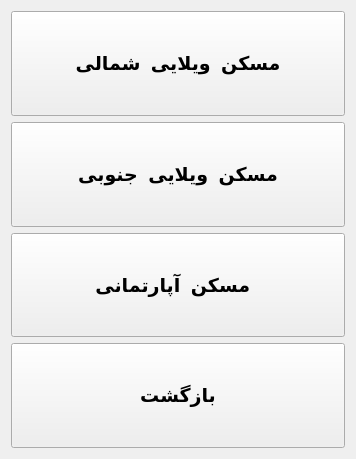
<?xml version="1.0" encoding="UTF-8"?>
<ui version="4.0">
 <class>Building</class>
 <widget class="QWidget" name="Building">
  <property name="geometry">
   <rect>
    <x>0</x>
    <y>0</y>
    <width>356</width>
    <height>459</height>
   </rect>
  </property>
  <property name="windowTitle">
   <string>Form</string>
  </property>
  <layout class="QVBoxLayout" name="verticalLayout_2">
   <item>
    <layout class="QVBoxLayout" name="verticalLayout">
     <item>
      <widget class="QPushButton" name="pushButton">
       <property name="sizePolicy">
        <sizepolicy hsizetype="Minimum" vsizetype="Preferred">
         <horstretch>0</horstretch>
         <verstretch>0</verstretch>
        </sizepolicy>
       </property>
       <property name="font">
        <font>
         <pointsize>14</pointsize>
         <weight>75</weight>
         <bold>true</bold>
        </font>
       </property>
       <property name="text">
        <string>مسکن  ویلایی  شمالی</string>
       </property>
      </widget>
     </item>
     <item>
      <widget class="QPushButton" name="pushButton_3">
       <property name="sizePolicy">
        <sizepolicy hsizetype="Minimum" vsizetype="Preferred">
         <horstretch>0</horstretch>
         <verstretch>0</verstretch>
        </sizepolicy>
       </property>
       <property name="font">
        <font>
         <pointsize>14</pointsize>
         <weight>75</weight>
         <bold>true</bold>
        </font>
       </property>
       <property name="text">
        <string>مسکن  ویلایی  جنوبی</string>
       </property>
      </widget>
     </item>
     <item>
      <widget class="QPushButton" name="pushButton_2">
       <property name="sizePolicy">
        <sizepolicy hsizetype="Minimum" vsizetype="Preferred">
         <horstretch>0</horstretch>
         <verstretch>0</verstretch>
        </sizepolicy>
       </property>
       <property name="font">
        <font>
         <pointsize>14</pointsize>
         <weight>75</weight>
         <bold>true</bold>
        </font>
       </property>
       <property name="text">
        <string>مسکن  آپارتمانی  </string>
       </property>
      </widget>
     </item>
     <item>
      <widget class="QPushButton" name="pushButton_4">
       <property name="sizePolicy">
        <sizepolicy hsizetype="Minimum" vsizetype="Preferred">
         <horstretch>0</horstretch>
         <verstretch>0</verstretch>
        </sizepolicy>
       </property>
       <property name="font">
        <font>
         <pointsize>14</pointsize>
         <weight>75</weight>
         <bold>true</bold>
        </font>
       </property>
       <property name="text">
        <string>بازگشت</string>
       </property>
      </widget>
     </item>
    </layout>
   </item>
  </layout>
 </widget>
 <resources/>
 <connections/>
</ui>
